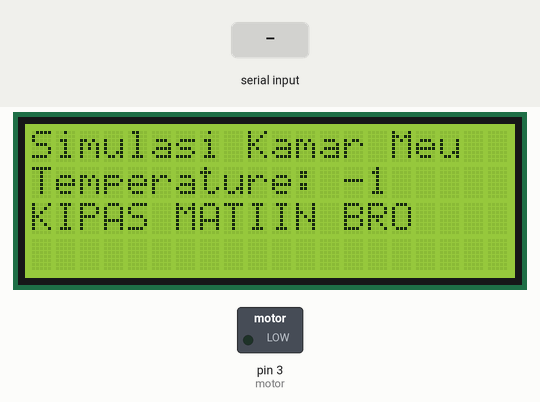
Bench run of a sketch on a simulated Arduino Uno, built with avr-gcc and run on an emulated ATmega328P. On the bench: 20×4 character LCD, switched loads named in the sketch (green lamp = pin HIGH). The test bench sets the inputs (shaded band).

Above: at 1.2 s.
1.3 s: byte 30 received over Serial
At 1.7 s:
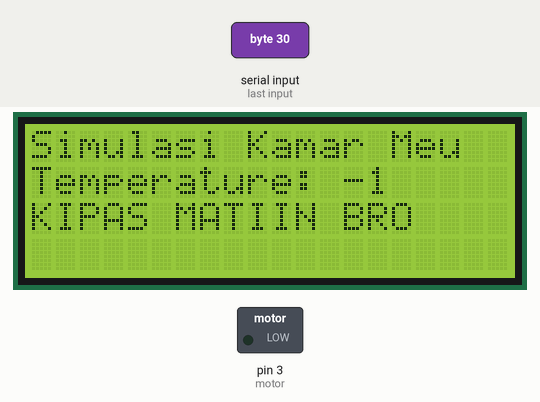
2.9 s: byte 90 received over Serial
At 4.2 s:
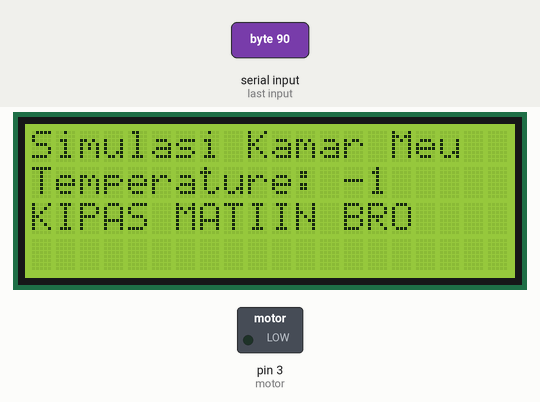
4.5 s: byte 120 received over Serial
At 5.4 s:
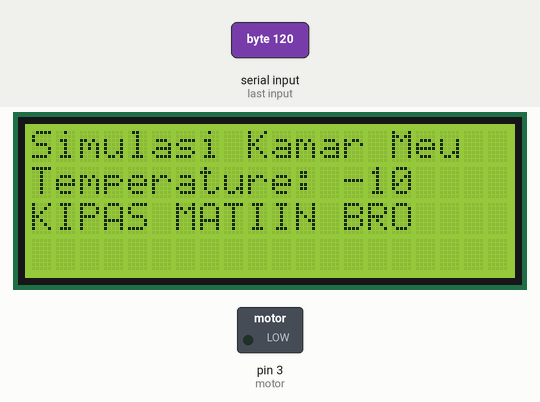
Timing chart, 0 to 7.5 s (numbered marks = the images above; inputs shaded):
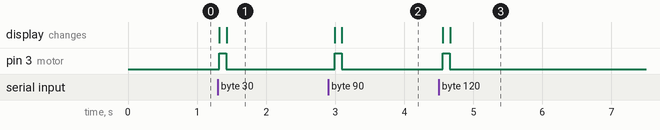

Measured:
- after the input at 1.3 s, pin 3 (motor): LOW → HIGH at once, → LOW 0.10 s later; the display: first changes at once (image 1 shows a later state)
- after the input at 2.9 s, pin 3 (motor): LOW → HIGH after 0.09 s, → LOW 0.10 s later; the display: first changes after 0.09 s (image 2 shows a later state)
- after the input at 4.5 s, pin 3 (motor): LOW → HIGH after 0.06 s, → LOW 0.10 s later; the display: first changes after 0.06 s (image 3 shows a later state)

The sketch:

rx.ino
```cpp
#include <LiquidCrystal.h>
LiquidCrystal lcd(13, 12, 11, 10, 9, 8);
int motor=3;
void setup(){
  lcd.begin(20,4);
  Serial.begin(9600);// initialize serial communication  at 9600 bits per second
  pinMode (motor,OUTPUT);lcd.setCursor(0,0);
  lcd.print("Simulasi Kamar Meu");
}
// the loop routine runs over and over again forever:
void loop() {
  int TEMP_VALUE=Serial.read();
  lcd.setCursor(0,1);
  lcd.print("Temperature:");
  lcd.setCursor(13,1);
  lcd.print(TEMP_VALUE);// print temperature value on LCD
  if (TEMP_VALUE >= 29){
    digitalWrite(motor,HIGH);
    lcd.setCursor(0,2);
    lcd.print("KIPAS NYALA BRO");
  }else{
    digitalWrite(motor,LOW);
    lcd.setCursor(0,2);
    lcd.print("KIPAS MATIIN BRO");
  }delay(100);    // delay in between reads for stability}
}
```
